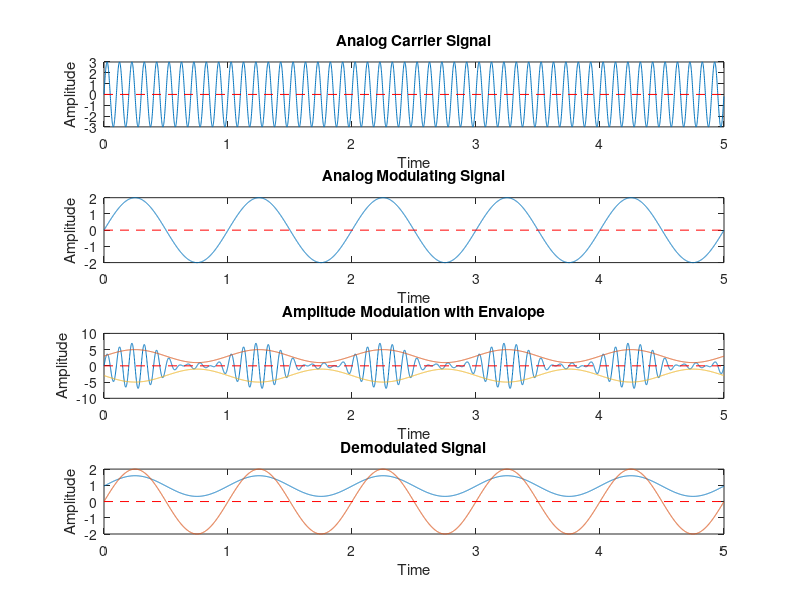

Write the MATLAB code that produced this figure.
%https://www.youtube.com/watch?v=YnLSACNxcqY
clc;
close all;
clear all;

am = 2;
ac = 3;
fm = 1;
fc = 10;
fs = 1000;
T = 5;
t = 0 : 1/fs : T - 1/fs;

%Carrier Signal
ct = ac * sin(2 * pi * fc * t);

subplot(411);
plot(t,ct);
xlabel("Time");
ylabel("Amplitude");
title("Analog Carrier Signal");
line([0 T],[0 0],"linestyle","--","color","r");

%Modulating Signal
mt = am * sin(2 * pi * fm * t);

subplot(412);
plot(t,mt);
xlabel("Time");
ylabel("Amplitude");
title("Analog Modulating Signal");
line([0 T],[0 0],"linestyle","--","color","r");

%Amplitude Modulation
k = am / ac; %amplitude sensitivity of AMI
st1 = (1+k.*mt).* ct;

subplot(413);
plot(t,st1,t,(ac+mt),t,(-ac-mt)); %with envalope
xlabel("Time");
ylabel("Amplitude");
title("Amplitude Modulation with Envalope");
line([0 T],[0 0],"linestyle","--","color","r");

%Amplitude Demodulation
st2 = (1 / pi) * (ac + mt); %demodulation

subplot(414);
plot(t,st2,t,mt);%compairing demodulated signal with modulating signal
xlabel("Time");
ylabel("Amplitude");
title("Demodulated Signal");
line([0 T],[0 0],"linestyle","--","color","r");

##Formula
##modulation = [1 + k.* m(t)].* c(t)
##demodulation = (1 / pi) * (ac + mt);
##k = ratio of message amplitude & carrire amplitude = am/ac
##m(t) = message/modulating signal
##c(t) = carrire signal
##ac = carrire amplitude

  
  



